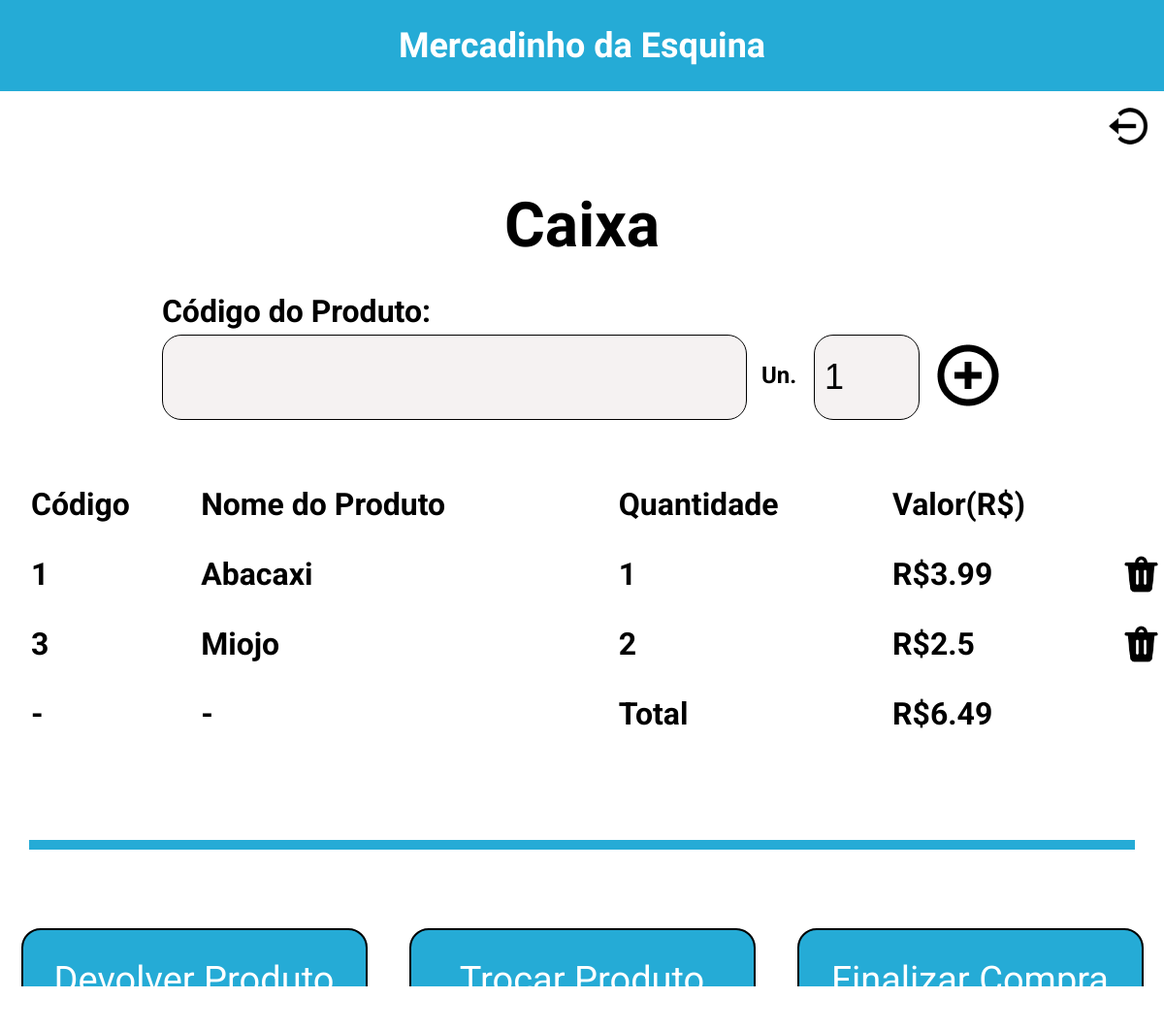
Page /mercadinho/caixa.php on the committed database.
### tables this page shows
create table lista_compras (
    id_lista_compras INT NOT NULL PRIMARY KEY AUTO_INCREMENT,
    id_produto INT NOT NULL,
    quantidade INT DEFAULT 1
);

create table produtos (
    id_produto INT NOT NULL PRIMARY KEY AUTO_INCREMENT,
    nome VARCHAR(50) NOT NULL,
    valor DECIMAL(5,2) NOT NULL,
    quantidade INT DEFAULT 0,
    quantidade_pedida INT DEFAULT 0
);

### mercadinho/Classes/ListaCompra.php (the view, shortened to what this page needs)
<?php
class ListaCompra
{
    function listar_produtos_caixa($conn) {
        $sql = "SELECT lista_compras.id_lista_compras, lista_compras.id_produto, nome, valor, lista_compras.quantidade
                FROM lista_compras
                LEFT JOIN produtos
                ON lista_compras.id_produto = produtos.id_produto";
        $result = $conn->query($sql);
        if ($result and $result->num_rows > 0) {
            $total = 0;
            while($row = $result->fetch_assoc()) {
                $valor = $row["valor"]*$row["quantidade"];
                $total = $total + $valor;
                echo '<tr><td><h1>'.$row["id_produto"].'</h1></td>
                <td><h1>'.$row["nome"].'</h1></td>
                <td><h1>'.$row["quantidade"].'</h1></td>
                <td><h1>R$'.$valor.'</h1></td>'.
                '<td><a href="caixa.php?id='.$row["id_lista_compras"].'&deletar=del%21"/>'.
                   '<img src="assets/delete.png" style="height: 43px;">'.
                "</a></td>";
            }
            echo '<tr><td><h1> - </h1></td>
            <td><h1> - </h1></td>
            <td><h1> Total </h1></td>
            <td><h1>R$'.$total.'</h1></td>';
        }
        else {
            echo '<tr><td><h1> - </h1></td>
            <td><h1> Lista Vazia! </h1></td>
            <td><h1> - </h1></td>
            <td><h1> - </h1></td>';
        }
    }
}

### mercadinho/styles/styles.css (style rules this page uses)
* { margin: 0; padding: 0; box-sizing: border-box; }
html, body, #root { min-height: 100vh; width: 100vw; }
body { padding-top: 94px; display: flex; flex-direction: column; align-items: center; }
h1, h2, h3 { font-family: 'Roboto'; }
td { height: 70px; }

### rows in the picture
lista_compras: id_produto "1", id_produto.nome "Abacaxi", quantidade "1", id_produto.valor "3.99"
lista_compras: id_produto "3", id_produto.nome "Miojo", quantidade "2", valor "2.5"

### other values in the picture
$total "6.49"
